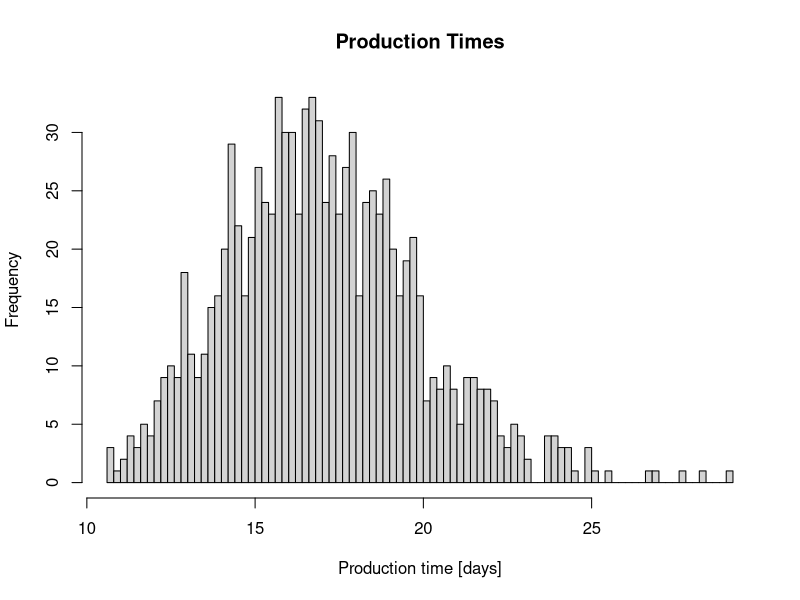
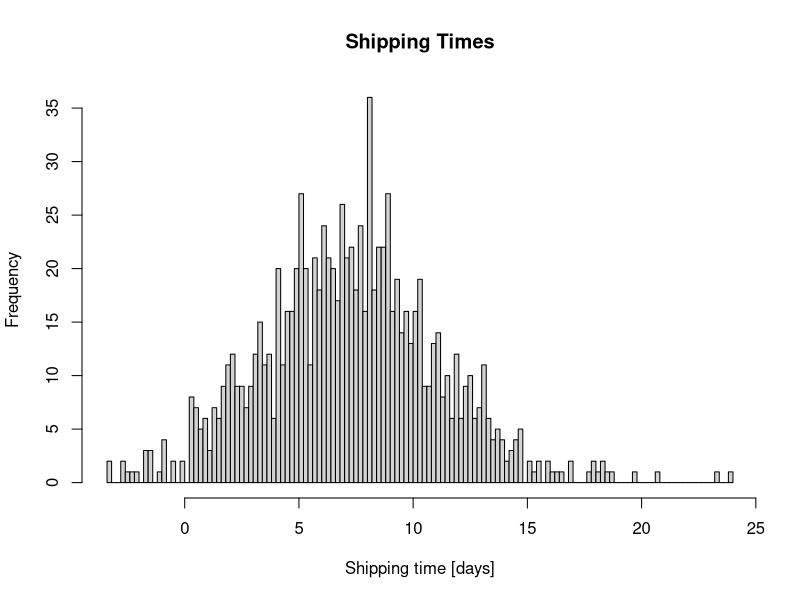
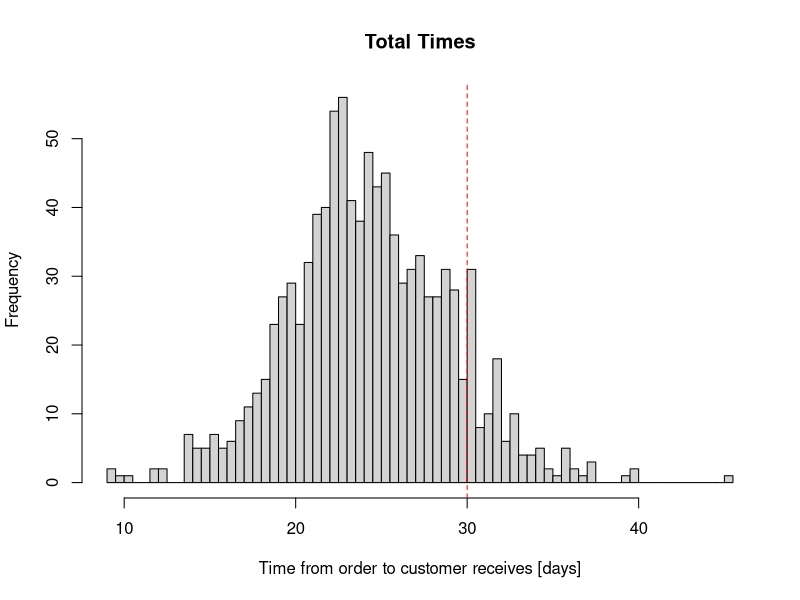
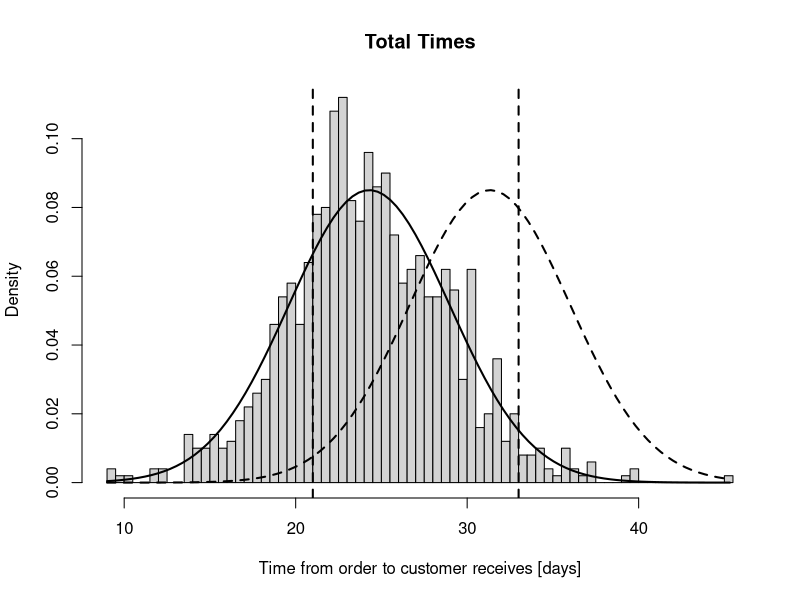
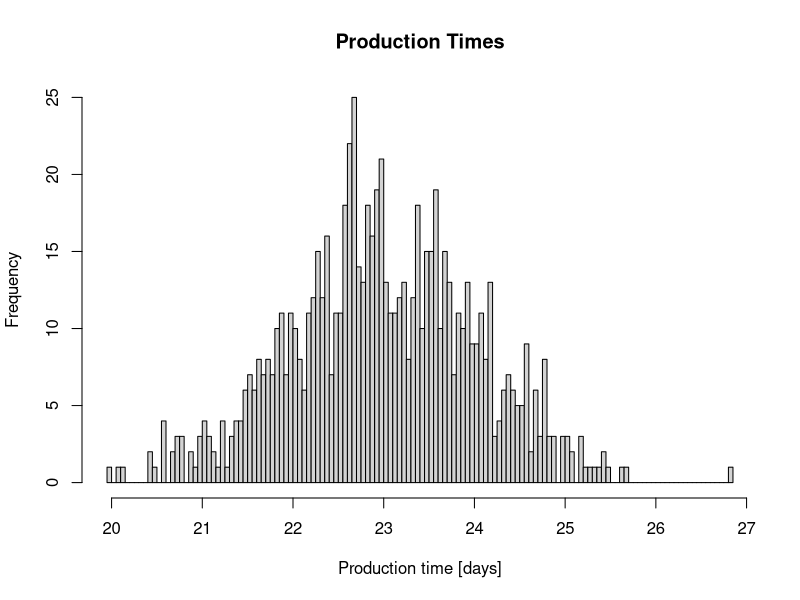
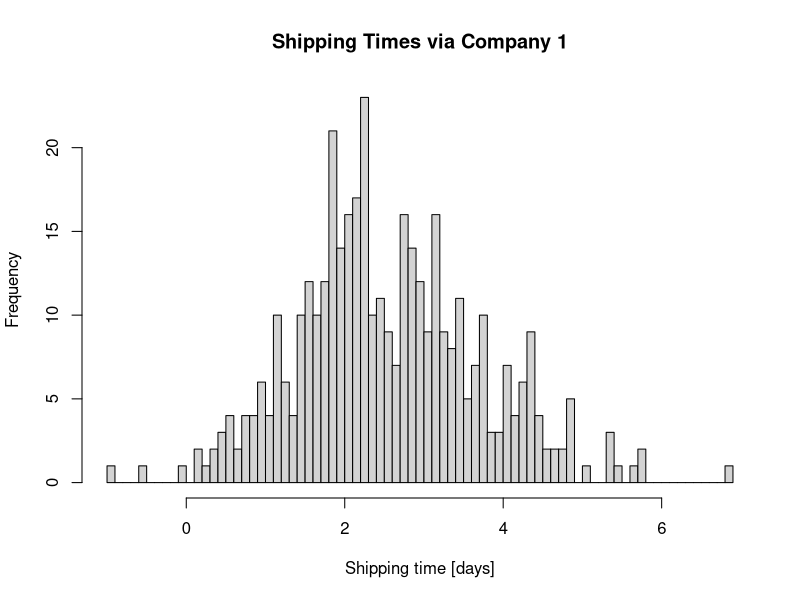
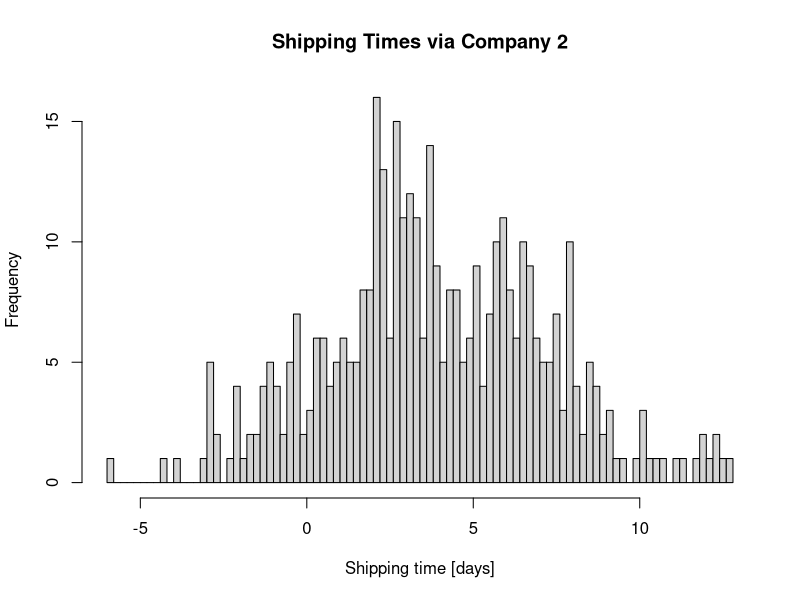
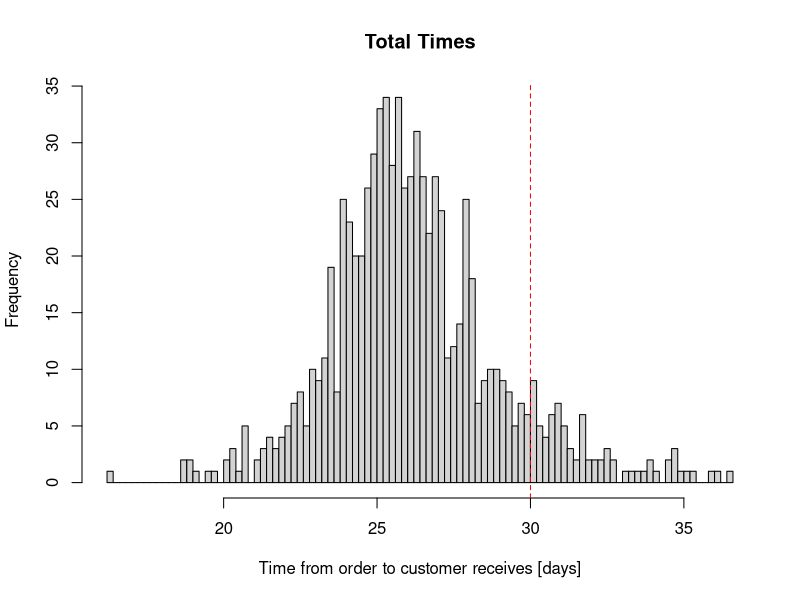

Source code (R) for these figures, in order:
## ---- chunk 1
knitr::opts_chunk$set(echo = T, warning = F)
#setwd("/home/ajo/gitRepos/stat4BusMan/Assignment2")
## ---- chunk 2
set.seed(1)
N=1000
# Production time. 
t_to_ship = rexp(N,1/2) + rnorm(N,15,2)

# Shipment time. 
t_ship = rexp(N,1/2) + rnorm(N,5,3)

total_times <- t_to_ship + t_ship
mu_tot <- mean(total_times)
sigma_tot <- sd(total_times)
## ---- chunk 3
hist(t_to_ship, main = "Production Times", xlab = "Production time [days]", breaks = 100)
hist(t_ship, main = "Shipping Times", xlab = "Shipping time [days]", breaks = 100)
hist(total_times, main = "Total Times", xlab = "Time from order to customer receives [days]", breaks = 100)
abline(v = 30, col = "red", lty = 2)
## ---- chunk 4
sigma_opt <- sqrt(1)
mu_opt <- 27
LSL <- (-6) * sigma_opt + mu_opt
USL <- 6 * sigma_opt + mu_opt
faults<-sum((total_times>USL)+(total_times<LSL))
## ---- chunk 5
prob<-faults/N
(k<-qnorm(1-prob,1.5,1))
## ---- chunk 6
x <- seq(min(total_times), max(total_times), length = 100)
f1 <- dnorm(x, mean = mu_tot+1.5*sigma_tot, sd = sigma_tot)
f2 <- dnorm(x, mean = mu_tot, sd = sigma_tot)
hist(total_times,main = "Total Times", xlab = "Time from order to customer receives [days]", 
     breaks = 100, probability = T)
lines(x,f1,type="l",lwd=2,lty=2)
lines(x,f2,type="l",lwd=2,lty=1)
abline(v=LSL,lwd=2,lty=2)
abline(v=USL,lwd=2,lty=2)

DPMO<-1000000*(1-pnorm(USL,mu_tot+1.5*sigma_tot,sigma_tot))
## ---- chunk 7
sigma<-(USL-mu_tot)/6
DPMO<-1000000*(1-pnorm(USL,mu_tot+1.5*sigma,sigma))

Cp_opt<-(USL-LSL)/(6*sigma_opt)
Cp<-(USL-LSL)/(6*sigma_tot)
## ---- chunk 8
set.seed(1)
N2 = 800 # A bit fewer orders than we had during the first two months. 

##### Data for production and shipping times. 
# Production time. 
t_to_ship_2 = rnorm(N2,23,1)

# two companies are used. maybe there's a difference
t_ship_comp1 <- rexp(N2/2,1/0.5) + rnorm(N2/2,2,1)
t_ship_comp2 = rexp(N2/2,1/1) + rnorm(N2/2, 3,3)

total_time = t_to_ship_2 + c(t_ship_comp1,t_ship_comp2) # company1 shipped the 1st half of phones, comp2 the 2nd

###### Data for defective phones according to touch screen supplier.
M = 150 #each of the 6 cells gets 150 datapoints
# pw_11 = rbinom(M,1,0.99)
# pw_12 = rbinom(M,1,0.98)
# pw_21 = rbinom(M,1,0.95)
# pw_22 = rbinom(M,1,0.96)
# pw_31 = rbinom(M,1,0.92)
# pw_32 = rbinom(M,1,0.93)
## ---- chunk 9
hist(t_to_ship_2, main = "Production Times", xlab = "Production time [days]", breaks = 100)
hist(t_ship_comp1, main = "Shipping Times via Company 1", xlab = "Shipping time [days]", breaks = 100)
hist(t_ship_comp2, main = "Shipping Times via Company 2", xlab = "Shipping time [days]", breaks = 100)
hist(total_time, main = "Total Times", xlab = "Time from order to customer receives [days]", breaks = 100)
abline(v = 30, col = "red", lty = 2)
## ---- chunk 10
wilcox.test(t_ship_comp1,t_ship_comp2)
median(t_ship_comp1) < median(t_ship_comp2)
## ---- chunk 11
set.seed(1)
N3 = 1100 # A bit fewer orders than we had during the first two months. 

##### Data for production and shipping times. 
# Production time. 
t_to_ship_3 = rnorm(N3,23,1)

# two companies are used. maybe there's a difference
t_ship_com_final <- rexp(N3/2,1/0.5) + rnorm(N3/2,2,1.5)

total_time_final = t_to_ship_3 + t_ship_com_final
mu_tot_final <- mean(total_time_final)
sigma_tot_final <- sd(total_time_final)

###### Data for defective phones according to touch screen supplier.
M = 150 #each of the 6 cells gets 150 datapoints
# pw_11 = rbinom(M,1,0.99)
# pw_12 = rbinom(M,1,0.98)
# pw_21 = rbinom(M,1,0.95)
# pw_22 = rbinom(M,1,0.96)
# pw_31 = rbinom(M,1,0.92)
# pw_32 = rbinom(M,1,0.93)
## ---- chunk 12
hist(t_to_ship_3, main = "Production Times", xlab = "Production time [days]", breaks = 100)
hist(t_ship_com_final, main = "Shipping Times via Best Company (Company 1)", xlab = "Shipping time [days]", breaks = 100)
hist(total_time_final, main = "Total Times", xlab = "Time from order to customer receives [days]", breaks = 100)
abline(v = 30, col = "red", lty = 2)
## ---- chunk 13
faults2<-sum((total_time_final>USL)+(total_time_final<LSL))
## ---- chunk 14
prob2<-faults2/N3
(k2<-qnorm(1-prob2,1.5,1))
## ---- chunk 15
x2 <- seq(min(total_time_final), max(total_time_final), length = 100)
f11 <- dnorm(x2, mean = mu_tot_final+1.5*sigma_tot_final, sd = sigma_tot_final)
f21 <- dnorm(x2, mean = mu_tot_final, sd = sigma_tot_final)
hist(total_time_final,main = "Total Times", xlab = "Time from order to customer receives [days]", 
     breaks = 100, probability = T)
lines(x2,f11,type="l",lwd=2,lty=2)
lines(x2,f21,type="l",lwd=2,lty=1)
abline(v=LSL,lwd=2,lty=2)
abline(v=USL,lwd=2,lty=2)

DPMO<-1000000*(1-pnorm(USL,mu_tot_final+1.5*sigma_tot_final,sigma_tot_final))
## ---- chunk 16
sigma<-(USL-mu_tot_final)/6
DPMO<-1000000*(1-pnorm(USL,mu_tot_final+1.5*sigma,sigma))

Cp_opt<-(USL-LSL)/(6*sigma_opt)
Cp<-(USL-LSL)/(6*sigma_tot_final)
## ---- chunk 17
set.seed(420)

# first simulate latent quality variables
q_gorilla = rnorm(N,0.8,0.2)
q_special = rnorm(N,0.85,0.1)
q_simple  = rnorm(N,0.77,0.3)


q_touch1 = rnorm(0.9,0.11)
q_touch2 = rnorm(0.8,0.25)

q_gorilla[q_gorilla < 0] <- q_special[q_special<0] <- q_simple[q_simple<0] <- 0
q_gorilla[q_gorilla > 1] <- q_special[q_special>1] <- q_simple[q_simple>1] <- 1
q_touch1[q_touch1<0] <- q_touch2[q_touch2<0] <- 0
q_touch1[q_touch1>1] <- q_touch2[q_touch2>1] <- 1

#init
phones_working = vector('numeric',6) 
M = 150 #each of the 6 cells gets 150 datapoints

for (i in 1:6){
  phones_working = sum( rbinom(M,1,q_touch1[1:M]) * rbinom(M,1,q_gorilla[1:M]))
}

## produces NaNs bc for loop wasn't executed as intented
# update: fixed removal of numbers > 1 and < 0 - Rodrigo


# TO DO:
# simulate customer satisfaction

# simple way

#csat <- round(rnorm(N, 6, 2)) # csat: from 0-10 how satisfied are you with your product?
#csat[csat>10] <- 10
#csat[csat<0] <- 0


# option b
# simulate customer sat as a function of delivery times and glass quality
csat.sim <- function() {
  gorilla.sample <- sample(q_gorilla, 334)
  special.sample <- sample(q_special, 333)
  simple.sample <- sample(q_simple, 333)
  df <- data.frame(list(total_t=total_times,
                        glass=c(rep('gorilla',334), rep('special',333),rep('simple',333)),
                        quality=c(gorilla.sample, special.sample, simple.sample)
                        ))
  df$csat <- -0.1*df$total_t + 10*df$quality + 1.5 # time decreases csat, quality increases it
  df$csat <- round((df$csat / max(df$csat)) * 10)
  df$csat[df$csat <0] <- 0
  #summary(df$csat)
  return(df)
}

